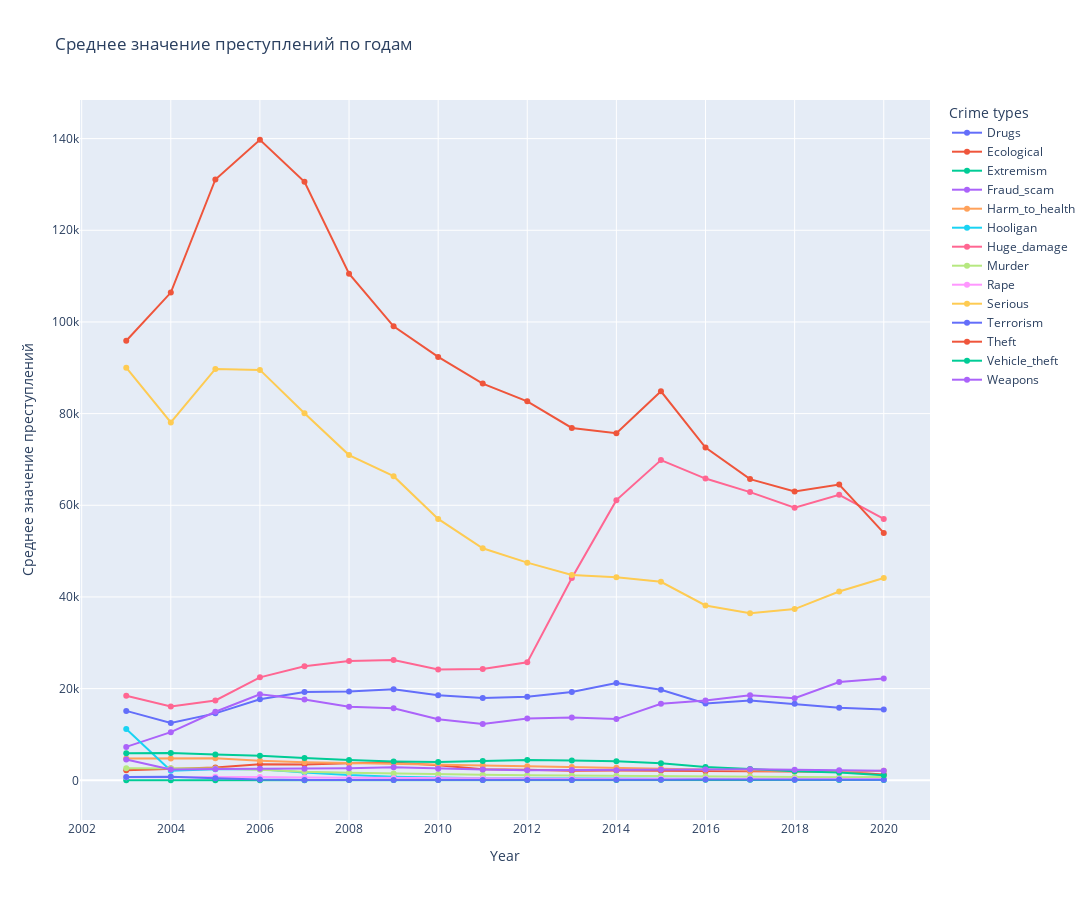

Write notebook code for a chart like this one.
### Code cell
df_filtered = df.drop(columns=['Total_crimes'])

df_filtered['month'] = pd.to_datetime(df_filtered['month'], format='%d.%m.%Y')

df_long = df_filtered.melt(id_vars=['month'], var_name='Crime_Type', value_name='Crime_Value')

df_long['Year'] = df_long['month'].dt.year

fig = px.line(df_long.groupby(['Year', 'Crime_Type']).mean().reset_index(), x='Year', y='Crime_Value', color='Crime_Type',
              title='Average value of crimes by year',
              labels={'Crime_Value': 'Average value of crimes', 'Year': 'Year', 'Crime_Type': 'Crime types'},
              width=1100, height=900, 
             markers=True)

fig.show()

### Figure 1 — Plotly figure (JSON) as saved in the notebook; plotly's stock layout.template omitted (floating-point values rounded to 4 significant figures)
{"data": [{"hovertemplate": "Crime types=Drugs<br>Year=%{x}<br>Среднее значение преступлений=%{y}<extra></extra>", "legendgroup": "Drugs", "line": {"color": "#636efa", "dash": "solid"}, "marker": {"symbol": "circle"}, "mode": "markers+lines", "name": "Drugs", "orientation": "v", "showlegend": true, "type": "scatter", "x": [2003, 2004, 2005, 2006, 2007, 2008, 2009, 2010, 2011, 2012, 2013, 2014, 2015, 2016, 2017, 2018, 2019, 2020], "xaxis": "x", "y": [15140.0, 12508, 14600.0, 17670.0, 19270.0, 19380.0, 19880.0, 18547, 17930.0, 18250.0, 19290.0, 21230.0, 19740.0, 16760.0, 17390.0, 16690.0, 15850.0, 15463], "yaxis": "y"}, {"hovertemplate": "Crime types=Ecological<br>Year=%{x}<br>Среднее значение преступлений=%{y}<extra></extra>", "legendgroup": "Ecological", "line": {"color": "#EF553B", "dash": "solid"}, "marker": {"symbol": "circle"}, "mode": "markers+lines", "name": "Ecological", "orientation": "v", "showlegend": true, "type": "scatter", "x": [2003, 2004, 2005, 2006, 2007, 2008, 2009, 2010, 2011, 2012, 2013, 2014, 2015, 2016, 2017, 2018, 2019, 2020], "xaxis": "x", "y": [2175.0, 2563.0, 2791.0, 3490.0, 3437.0, 3740.0, 3884.0, 3263.0, 2429.0, 2299.0, 2061.0, 2130.0, 2071.0, 1974, 2032.0, 1992.0, 1852.0, 1264], "yaxis": "y"}, {"hovertemplate": "Crime types=Extremism<br>Year=%{x}<br>Среднее значение преступлений=%{y}<extra></extra>", "legendgroup": "Extremism", "line": {"color": "#00cc96", "dash": "solid"}, "marker": {"symbol": "circle"}, "mode": "markers+lines", "name": "Extremism", "orientation": "v", "showlegend": true, "type": "scatter", "x": [2003, 2004, 2005, 2006, 2007, 2008, 2009, 2010, 2011, 2012, 2013, 2014, 2015, 2016, 2017, 2018, 2019, 2020], "xaxis": "x", "y": [13.08, 10.83, 12.67, 21.92, 29.67, 38.33, 45.67, 54.67, 51.58, 58, 78.83, 86.17, 107.7, 120.8, 126.8, 105.4, 48.75, 62], "yaxis": "y"}, {"hovertemplate": "Crime types=Fraud_scam<br>Year=%{x}<br>Среднее значение преступлений=%{y}<extra></extra>", "legendgroup": "Fraud_scam", "line": {"color": "#ab63fa", "dash": "solid"}, "marker": {"symbol": "circle"}, "mode": "markers+lines", "name": "Fraud_scam", "orientation": "v", "showlegend": true, "type": "scatter", "x": [2003, 2004, 2005, 2006, 2007, 2008, 2009, 2010, 2011, 2012, 2013, 2014, 2015, 2016, 2017, 2018, 2019, 2020], "xaxis": "x", "y": [7289.0, 10500.0, 14960.0, 18780.0, 17610.0, 16040.0, 15730.0, 13340.0, 12289, 13500.0, 13720.0, 13350.0, 16720.0, 17410.0, 18560.0, 17920.0, 21430.0, 22189], "yaxis": "y"}, {"hovertemplate": "Crime types=Harm_to_health<br>Year=%{x}<br>Среднее значение преступлений=%{y}<extra></extra>", "legendgroup": "Harm_to_health", "line": {"color": "#FFA15A", "dash": "solid"}, "marker": {"symbol": "circle"}, "mode": "markers+lines", "name": "Harm_to_health", "orientation": "v", "showlegend": true, "type": "scatter", "x": [2003, 2004, 2005, 2006, 2007, 2008, 2009, 2010, 2011, 2012, 2013, 2014, 2015, 2016, 2017, 2018, 2019, 2020], "xaxis": "x", "y": [4757.0, 4779.0, 4822.0, 4286.0, 3946.0, 3786.0, 3593.0, 3312.0, 3209.0, 3091.0, 2899.0, 2742.0, 2514.0, 2287.0, 2046, 1935.0, 1789.0, 2075], "yaxis": "y"}, {"hovertemplate": "Crime types=Hooligan<br>Year=%{x}<br>Среднее значение преступлений=%{y}<extra></extra>", "legendgroup": "Hooligan", "line": {"color": "#19d3f3", "dash": "solid"}, "marker": {"symbol": "circle"}, "mode": "markers+lines", "name": "Hooligan", "orientation": "v", "showlegend": true, "type": "scatter", "x": [2003, 2004, 2005, 2006, 2007, 2008, 2009, 2010, 2011, 2012, 2013, 2014, 2015, 2016, 2017, 2018, 2019, 2020], "xaxis": "x", "y": [11171, 2066.0, 2389.0, 2387.0, 1697.0, 1132.0, 789.5, 601.6, 469.6, 429.6, 404.2, 335.2, 276.5, 216.4, 182.5, 174.2, 167.1, 153], "yaxis": "y"}, {"hovertemplate": "Crime types=Huge_damage<br>Year=%{x}<br>Среднее значение преступлений=%{y}<extra></extra>", "legendgroup": "Huge_damage", "line": {"color": "#FF6692", "dash": "solid"}, "marker": {"symbol": "circle"}, "mode": "markers+lines", "name": "Huge_damage", "orientation": "v", "showlegend": true, "type": "scatter", "x": [2003, 2004, 2005, 2006, 2007, 2008, 2009, 2010, 2011, 2012, 2013, 2014, 2015, 2016, 2017, 2018, 2019, 2020], "xaxis": "x", "y": [18450.0, 16130.0, 17410.0, 22460.0, 24870, 26010.0, 26250.0, 24170.0, 24260.0, 25730.0, 44120.0, 61120.0, 69860.0, 65830.0, 62880.0, 59450.0, 62300.0, 57020], "yaxis": "y"}, {"hovertemplate": "Crime types=Murder<br>Year=%{x}<br>Среднее значение преступлений=%{y}<extra></extra>", "legendgroup": "Murder", "line": {"color": "#B6E880", "dash": "solid"}, "marker": {"symbol": "circle"}, "mode": "markers+lines", "name": "Murder", "orientation": "v", "showlegend": true, "type": "scatter", "x": [2003, 2004, 2005, 2006, 2007, 2008, 2009, 2010, 2011, 2012, 2013, 2014, 2015, 2016, 2017, 2018, 2019, 2020], "xaxis": "x", "y": [2613.0, 2629.0, 2571.0, 2288.0, 1852.0, 1671.0, 1473.0, 1297.0, 1192.0, 1105.0, 1030.0, 994.4, 958, 870.3, 811.5, 714.5, 662.3, 723], "yaxis": "y"}, {"hovertemplate": "Crime types=Rape<br>Year=%{x}<br>Среднее значение преступлений=%{y}<extra></extra>", "legendgroup": "Rape", "line": {"color": "#FF97FF", "dash": "solid"}, "marker": {"symbol": "circle"}, "mode": "markers+lines", "name": "Rape", "orientation": "v", "showlegend": true, "type": "scatter", "x": [2003, 2004, 2005, 2006, 2007, 2008, 2009, 2010, 2011, 2012, 2013, 2014, 2015, 2016, 2017, 2018, 2019, 2020], "xaxis": "x", "y": [673.8, 732.9, 768.5, 739.2, 586.5, 517.3, 449.8, 408.9, 400.1, 373.8, 353.8, 346.9, 328, 324.4, 344.8, 281.2, 264.8, 296], "yaxis": "y"}, {"hovertemplate": "Crime types=Serious<br>Year=%{x}<br>Среднее значение преступлений=%{y}<extra></extra>", "legendgroup": "Serious", "line": {"color": "#FECB52", "dash": "solid"}, "marker": {"symbol": "circle"}, "mode": "markers+lines", "name": "Serious", "orientation": "v", "showlegend": true, "type": "scatter", "x": [2003, 2004, 2005, 2006, 2007, 2008, 2009, 2010, 2011, 2012, 2013, 2014, 2015, 2016, 2017, 2018, 2019, 2020], "xaxis": "x", "y": [90010.0, 78067, 89749, 89540.0, 80090.0, 70950.0, 66352, 57030.0, 50630.0, 47480.0, 44810.0, 44280.0, 43300.0, 38150.0, 36440.0, 37350.0, 41170.0, 44134], "yaxis": "y"}, {"hovertemplate": "Crime types=Terrorism<br>Year=%{x}<br>Среднее значение преступлений=%{y}<extra></extra>", "legendgroup": "Terrorism", "line": {"color": "#636efa", "dash": "solid"}, "marker": {"symbol": "circle"}, "mode": "markers+lines", "name": "Terrorism", "orientation": "v", "showlegend": true, "type": "scatter", "x": [2003, 2004, 2005, 2006, 2007, 2008, 2009, 2010, 2011, 2012, 2013, 2014, 2015, 2016, 2017, 2018, 2019, 2020], "xaxis": "x", "y": [722, 793.6, 453.2, 148.4, 63.25, 53.5, 54.5, 48.42, 51.83, 53.08, 55.08, 94, 147.2, 185.6, 155.9, 139.9, 150.5, 118], "yaxis": "y"}, {"hovertemplate": "Crime types=Theft<br>Year=%{x}<br>Среднее значение преступлений=%{y}<extra></extra>", "legendgroup": "Theft", "line": {"color": "#EF553B", "dash": "solid"}, "marker": {"symbol": "circle"}, "mode": "markers+lines", "name": "Theft", "orientation": "v", "showlegend": true, "type": "scatter", "x": [2003, 2004, 2005, 2006, 2007, 2008, 2009, 2010, 2011, 2012, 2013, 2014, 2015, 2016, 2017, 2018, 2019, 2020], "xaxis": "x", "y": [95900.0, 106400.0, 131083, 139700.0, 130600.0, 110500.0, 99050.0, 92360.0, 86550.0, 82690.0, 76880.0, 75740.0, 84870.0, 72590.0, 65710.0, 63030.0, 64510.0, 53977], "yaxis": "y"}, {"hovertemplate": "Crime types=Vehicle_theft<br>Year=%{x}<br>Среднее значение преступлений=%{y}<extra></extra>", "legendgroup": "Vehicle_theft", "line": {"color": "#00cc96", "dash": "solid"}, "marker": {"symbol": "circle"}, "mode": "markers+lines", "name": "Vehicle_theft", "orientation": "v", "showlegend": true, "type": "scatter", "x": [2003, 2004, 2005, 2006, 2007, 2008, 2009, 2010, 2011, 2012, 2013, 2014, 2015, 2016, 2017, 2018, 2019, 2020], "xaxis": "x", "y": [5877.0, 5930.0, 5629.0, 5378.0, 4869.0, 4402.0, 4107.0, 3966.0, 4190.0, 4413.0, 4304.0, 4181.0, 3714.0, 2904, 2444.0, 1976, 1690.0, 1092], "yaxis": "y"}, {"hovertemplate": "Crime types=Weapons<br>Year=%{x}<br>Среднее значение преступлений=%{y}<extra></extra>", "legendgroup": "Weapons", "line": {"color": "#ab63fa", "dash": "solid"}, "marker": {"symbol": "circle"}, "mode": "markers+lines", "name": "Weapons", "orientation": "v", "showlegend": true, "type": "scatter", "x": [2003, 2004, 2005, 2006, 2007, 2008, 2009, 2010, 2011, 2012, 2013, 2014, 2015, 2016, 2017, 2018, 2019, 2020], "xaxis": "x", "y": [4517.0, 2370.0, 2492.0, 2505.0, 2519.0, 2644.0, 2854.0, 2536.0, 2344.0, 2206.0, 2247.0, 2205.0, 2277.0, 2333.0, 2410.0, 2288.0, 2213.0, 2104], "yaxis": "y"}], "layout": {"height": 900, "legend": {"title": {"text": "Crime types"}, "tracegroupgap": 0}, "title": {"text": "Среднее значение преступлений по годам"}, "width": 1100, "xaxis": {"anchor": "y", "autorange": true, "domain": [0, 1], "range": [2002.0, 2021.0], "title": {"text": "Year"}, "type": "linear"}, "yaxis": {"anchor": "x", "autorange": true, "domain": [0, 1], "range": [-8661.0, 148400.0], "title": {"text": "Среднее значение преступлений"}, "type": "linear"}}}
